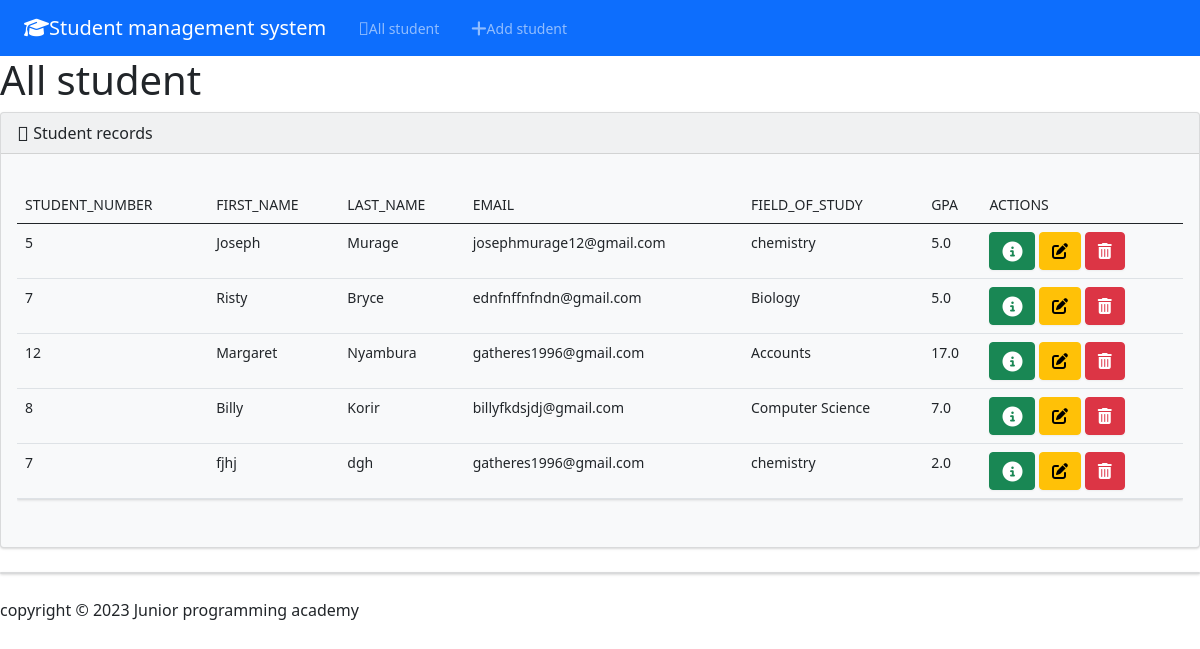
The page / on the database its author committed.
### students/models.py (models this page shows, shortened)
class Student(models.Model):
    student_number=models.PositiveIntegerField()
    first_name=models.CharField(max_length=200)
    last_name=models.CharField(max_length=200)
    email=models.EmailField(max_length=100)
    field_of_study=models.CharField(max_length=50)
    gpa=models.FloatField()

### students/views.py (the view)
# urls.py: path('', views.index, name='index'),
def index(request):
    students = Student.objects.all()
    return render(request, 'students/index.html', {'students': students})

### students/TEMPLATES/students/index.html (shortened to what this page needs)
{% extends "students/base.html"%}
{% block body%}
<h1 class="mg-4">All student</h1>
<div class="raw">
    <div class="col-12">
      {% if students %}
<div class="card bg-light ml-4 mr-4 mb-4">
<div class="card-header">
<i class="fa-duotone fa-list fa-lg"></i> Student records
</div>
<div class="card-body">
<p class="card-text">
<div class="table-responsive">
    <table class="table table-hover">
        <thead>
            <tr>
                <th scope="col">student_number</th>
                <th scope="col">first_name</th>
                <th scope="col">last_name</th>
                <th scope="col">email</th>
                <th scope="col">field_of_study</th>
                <th scope="col">gpa</th>
                <th scope="col">Actions</th>
            </tr>
        </thead>
        <tbody>
            {% for student in students %}
                <tr>
                    <td>{{ student.student_number }}</td>
                    <td>{{ student.first_name }}</td>
                    <td>{{ student.last_name }}</td>
                    <td>{{ student.email }}</td>
                    <td>{{ student.field_of_study }}</td>
                    <td>{{ student.gpa }}</td>
                    <td>
                      <button type="button" class="btn btn-success mg-1" href="{% url 'view_student' student.id %}"
                       data-bs-toggle= "modal" data-bs-target="#mymodal{{ student.id }}">
                       <i class="fa-solid fa-circle-info fa-lg"></i>
                      </button>
                    <a class=" btn btn-warning mg-1"href= "{% url 'edit' student.id %}">
                      <i class="fa-solid fa-pen-to-square fg-lg"></i> </a>
                      <button type="button" class="btn btn-danger" data-bs-toggle="modal"data-bs-target="#delete{{student.id}}">
                        <i class="fa-solid fa-trash-can fg-lg"></i>
                      </button>
                    </td>
                </tr>
            {% endfor %}
        </tbody>
    </table>
</div>
</p>
</div>
</div>
{% else %}
<h5 class="alert-primary mg-4">There are no student records</h5>
{% endif %}
    </div>
  <div class="card bg-light ml-4 mr-4 mb-4">
  </div>
</div>
</div>
{% endblock %}

### students/TEMPLATES/students/base.html (shortened to what this page needs)
{% load  static  %}
<!DOCTYPE html>
<html lang="en">
<head>
    <link href="{% static "css/bootstrap.min.css" %}" rel="stylesheet">
    <link rel="stylesheet" href="https://cdnjs.cloudflare.com/ajax/libs/font-awesome/6.4.0/css/all.min.css" >
    <link rel="stylesheet" href="https://cdn.jsdelivr.net/npm/bootstrap@5.0.0/dist/css/bootstrap.min.css">
</head>
<body class="d-flex flex-column admin-vh-100">
    <nav class="navbar navbar-expand-lg navbar-dark bg-primary">
        <div class="container-fluid">
          <a class="navbar-brand" href="{% url 'index' %}">
            <i class="fa-solid fa-graduation-cap fa-fg"></i>Student management system</a>
          <div class="collapse navbar-collapse" id="navbarColor01">
            <ul class="navbar-nav me-auto">
              <li class="nav-item">
                <a class="nav-link" href="{% url 'index' %}">
                  <i class="fa-duotone fa-list fa-lg"></i>All student</a>
              </li>
              <li class="nav-item">
                <a class="nav-link" href="{% url 'add' %}">
                  Add student</a>
              </li>
            </ul>
          </div>
        </div>
    </nav>
        <div class"container-fluid">
            {% block body%}
            {% endblock%}
      <footer class="mg-auto mg=4">
        <div class="text-centre">
            <span>
             copyright  Junior programming academy
            </span>
          </div>
        </footer>
</body>
</html>

### rows shown on the page
Student: student_number "5", first_name "Joseph", last_name "Murage", email "josephmurage12@gmail.com", field_of_study "chemistry", gpa "5.0"
Student: student_number "7", first_name "Risty", last_name "Bryce", email "ednfnffnfndn@gmail.com", field_of_study "Biology", gpa "5.0"
Student: student_number "12", first_name "Margaret", last_name "Nyambura", email "gatheres1996@gmail.com", field_of_study "Accounts", gpa "17.0"
Student: student_number "8", first_name "Billy", last_name "Korir", email "billyfkdsjdj@gmail.com", field_of_study "Computer Science", gpa "7.0"
Student: student_number "7", first_name "fjhj", last_name "dgh", email "gatheres1996@gmail.com", field_of_study "chemistry", gpa "2.0"
